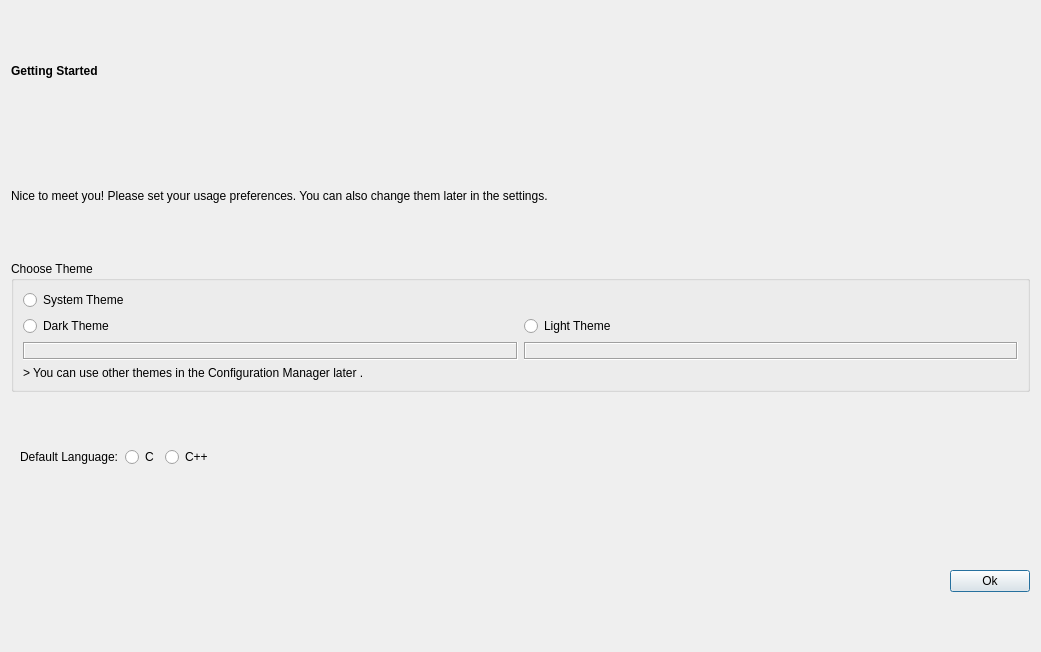
<?xml version="1.0" encoding="UTF-8"?>
<ui version="4.0">
 <class>ChooseThemeDialog</class>
 <widget class="QDialog" name="ChooseThemeDialog">
  <property name="geometry">
   <rect>
    <x>0</x>
    <y>0</y>
    <width>1041</width>
    <height>652</height>
   </rect>
  </property>
  <property name="windowTitle">
   <string>Choose Theme</string>
  </property>
  <layout class="QVBoxLayout" name="verticalLayout">
   <item>
    <widget class="QLabel" name="label">
     <property name="styleSheet">
      <string notr="true">font: 25px &quot;Microsoft YaHei UI&quot;;
font-weight: bold;</string>
     </property>
     <property name="text">
      <string>Getting Started</string>
     </property>
    </widget>
   </item>
   <item>
    <widget class="QLabel" name="label_2">
     <property name="text">
      <string>Nice to meet you! Please set your usage preferences. You can also change them later in the settings.</string>
     </property>
    </widget>
   </item>
   <item>
    <widget class="QGroupBox" name="grpTheme">
     <property name="title">
      <string>Choose Theme</string>
     </property>
     <layout class="QGridLayout" name="gridLayout">
      <item row="1" column="1">
       <widget class="QRadioButton" name="rbLight">
        <property name="text">
         <string>Light Theme</string>
        </property>
       </widget>
      </item>
      <item row="1" column="0">
       <widget class="QRadioButton" name="rbDark">
        <property name="text">
         <string>Dark Theme</string>
        </property>
       </widget>
      </item>
      <item row="2" column="0">
       <widget class="QLabel" name="lblDark">
        <property name="frameShape">
         <enum>QFrame::Shape::Box</enum>
        </property>
        <property name="frameShadow">
         <enum>QFrame::Shadow::Sunken</enum>
        </property>
        <property name="text">
         <string/>
        </property>
        <property name="pixmap">
         <pixmap resource="../icons.qrc">:/demos/dark.png</pixmap>
        </property>
       </widget>
      </item>
      <item row="2" column="1">
       <widget class="QLabel" name="lblLight">
        <property name="frameShape">
         <enum>QFrame::Shape::Box</enum>
        </property>
        <property name="frameShadow">
         <enum>QFrame::Shadow::Sunken</enum>
        </property>
        <property name="text">
         <string/>
        </property>
        <property name="pixmap">
         <pixmap resource="../icons.qrc">:/demos/light.png</pixmap>
        </property>
       </widget>
      </item>
      <item row="0" column="0">
       <widget class="QRadioButton" name="rbAuto">
        <property name="text">
         <string>System Theme</string>
        </property>
       </widget>
      </item>
      <item row="3" column="0" colspan="2">
       <widget class="QLabel" name="label_4">
        <property name="text">
         <string>&gt; You can use other themes in the Configuration Manager later .</string>
        </property>
       </widget>
      </item>
     </layout>
    </widget>
   </item>
   <item>
    <widget class="QWidget" name="widget_2" native="true">
     <layout class="QHBoxLayout" name="horizontalLayout_2">
      <item>
       <widget class="QLabel" name="label_3">
        <property name="text">
         <string>Default Language:</string>
        </property>
       </widget>
      </item>
      <item>
       <widget class="QRadioButton" name="rbC">
        <property name="text">
         <string>C</string>
        </property>
        <attribute name="buttonGroup">
         <string notr="true">grpDefaultLanguage</string>
        </attribute>
       </widget>
      </item>
      <item>
       <widget class="QRadioButton" name="rbCpp">
        <property name="text">
         <string>C++</string>
        </property>
        <attribute name="buttonGroup">
         <string notr="true">grpDefaultLanguage</string>
        </attribute>
       </widget>
      </item>
      <item>
       <spacer name="horizontalSpacer_2">
        <property name="orientation">
         <enum>Qt::Orientation::Horizontal</enum>
        </property>
        <property name="sizeHint" stdset="0">
         <size>
          <width>40</width>
          <height>20</height>
         </size>
        </property>
       </spacer>
      </item>
     </layout>
    </widget>
   </item>
   <item>
    <widget class="QWidget" name="widget" native="true">
     <layout class="QHBoxLayout" name="horizontalLayout">
      <property name="leftMargin">
       <number>0</number>
      </property>
      <property name="topMargin">
       <number>0</number>
      </property>
      <property name="rightMargin">
       <number>0</number>
      </property>
      <property name="bottomMargin">
       <number>0</number>
      </property>
      <item>
       <spacer name="horizontalSpacer">
        <property name="orientation">
         <enum>Qt::Orientation::Horizontal</enum>
        </property>
        <property name="sizeHint" stdset="0">
         <size>
          <width>1828</width>
          <height>20</height>
         </size>
        </property>
       </spacer>
      </item>
      <item>
       <widget class="QPushButton" name="btnOk">
        <property name="text">
         <string>Ok</string>
        </property>
       </widget>
      </item>
     </layout>
    </widget>
   </item>
  </layout>
 </widget>
 <tabstops>
  <tabstop>rbAuto</tabstop>
  <tabstop>rbDark</tabstop>
  <tabstop>rbLight</tabstop>
  <tabstop>rbC</tabstop>
  <tabstop>rbCpp</tabstop>
  <tabstop>btnOk</tabstop>
 </tabstops>
 <resources>
  <include location="../icons.qrc"/>
 </resources>
 <connections/>
 <buttongroups>
  <buttongroup name="grpDefaultLanguage"/>
 </buttongroups>
</ui>
